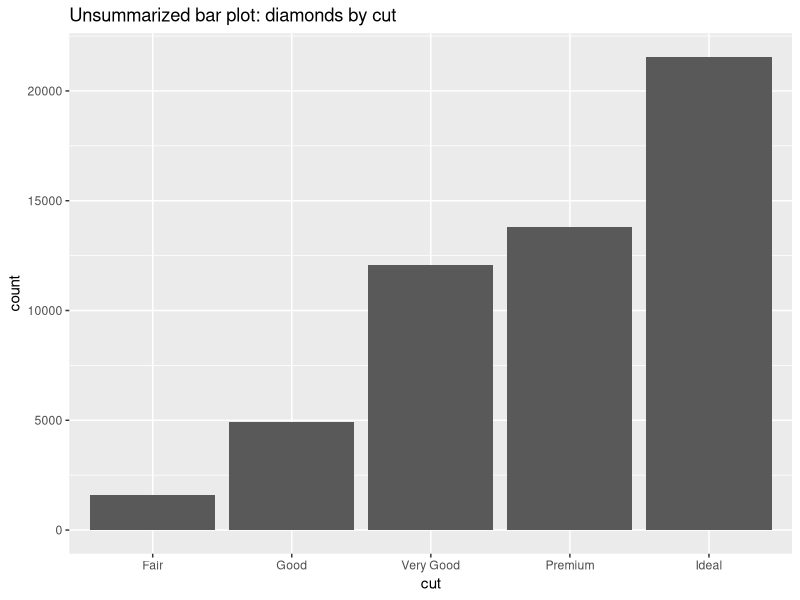
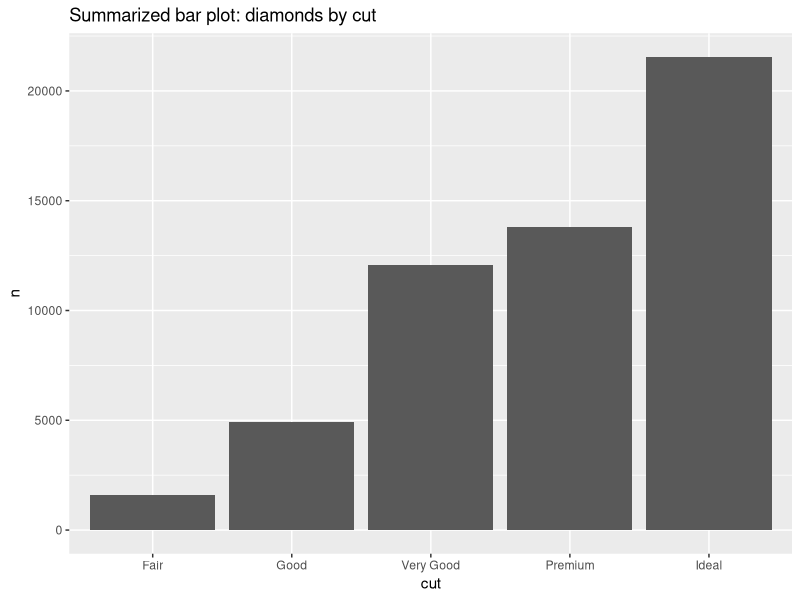
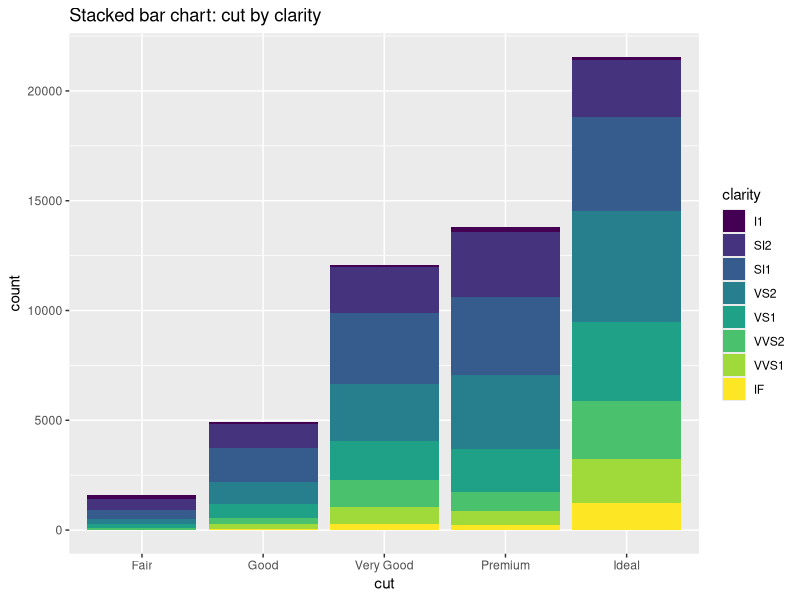
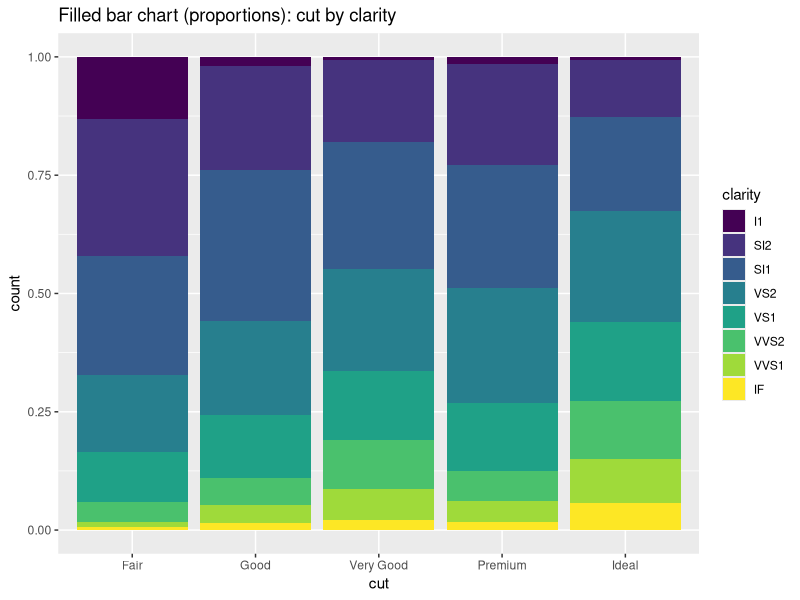
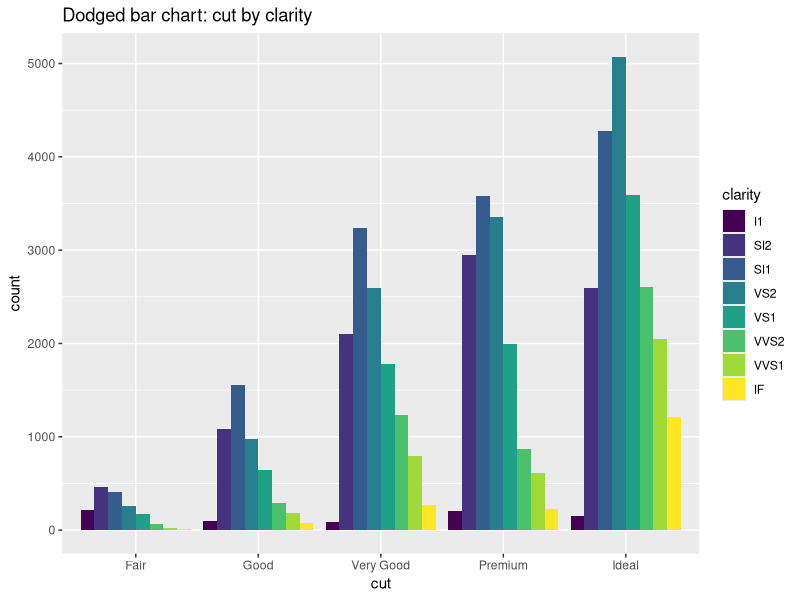
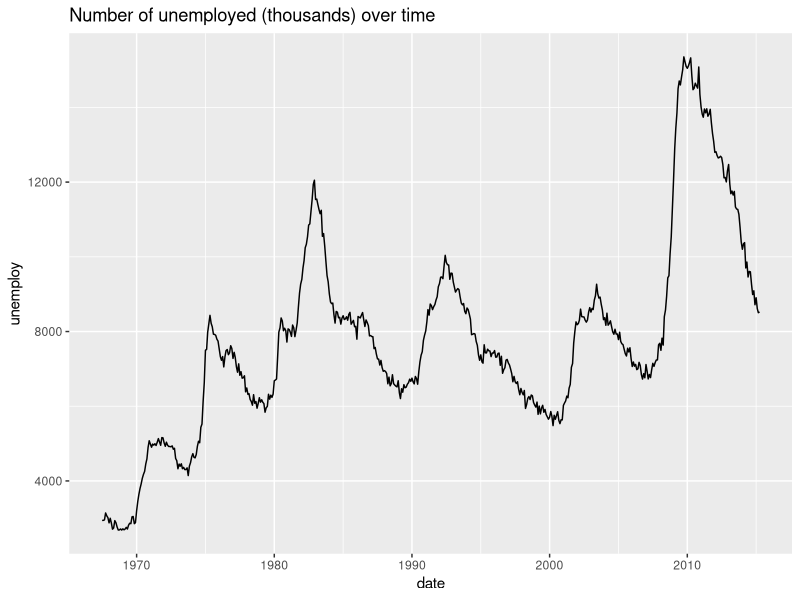
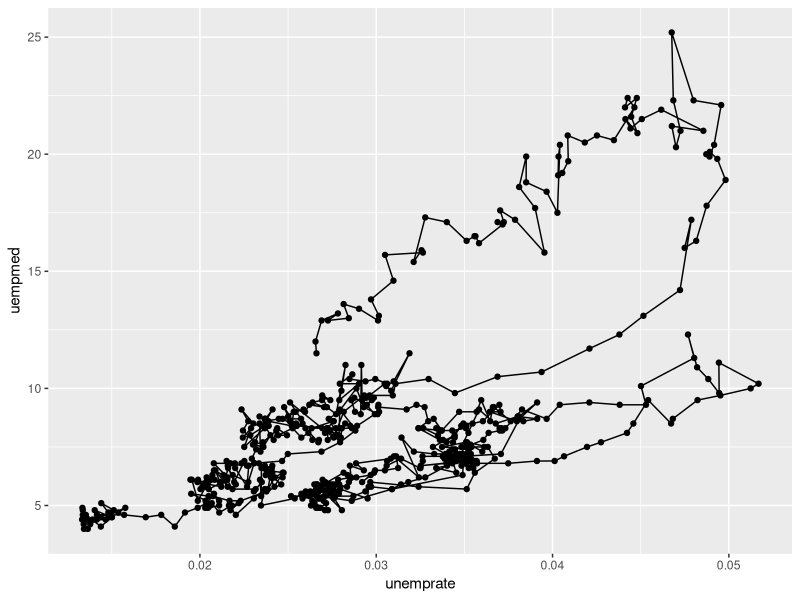
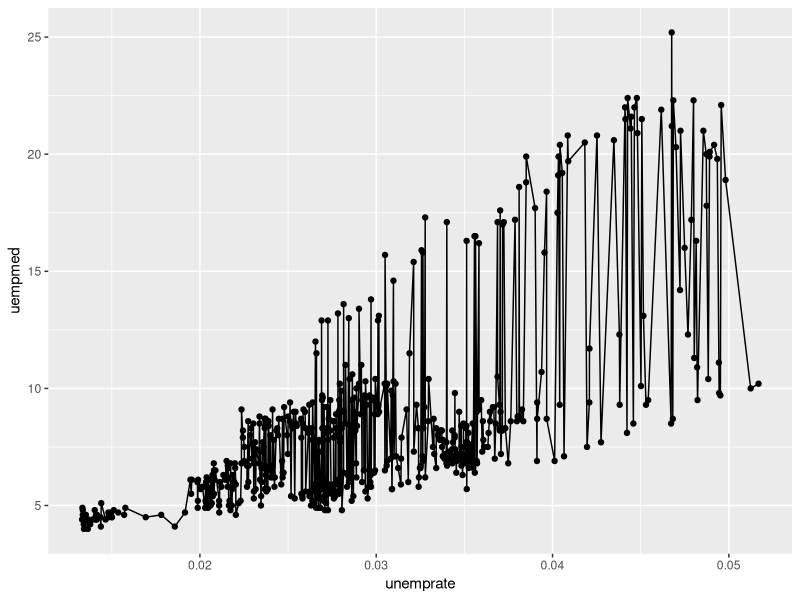

Recreate these plots in R, in order.
# ==============================================================================
# LECTURE 12: Time series, Axes, and Scales 
# Topics: Bar graphs, Time series, Axes, Output, Scales 
# ==============================================================================

library(ggplot2)
library(dplyr)
library(tibble)

# ------------------------------------------------------------------------------
# 1. BAR GRAPHS 
# Bar graphs come in two flavors. The first expects you to have unsummarized data.
# The other expects you to have summarized data.
# ------------------------------------------------------------------------------

# Unsummarized: each observation contributes one unit to the height (count) .
# Example using the diamonds dataset with cut .
ggplot(diamonds, aes(x = cut)) +
  geom_bar() +
  ggtitle("Unsummarized bar plot: diamonds by cut") 

# Summarized: expects that y contains counts, means, etc. 
diamonds_summary <- diamonds |> count(cut, name = "n") 
diamonds_summary

ggplot(diamonds_summary, aes(x = cut, y = n)) +
  geom_bar(stat = "identity") +
  ggtitle("Summarized bar plot: diamonds by cut") 

# Stacked, filled, and dodged bar charts.
ggplot(diamonds, aes(x = cut, fill = clarity)) +
  geom_bar() +
  ggtitle("Stacked bar chart: cut by clarity") 
#good or bad?

ggplot(diamonds, aes(x = cut, fill = clarity)) +
  geom_bar(position = "fill") +
  ggtitle("Filled bar chart (proportions): cut by clarity")

ggplot(diamonds, aes(x = cut, fill = clarity)) +
  geom_bar(position = "dodge") +
  ggtitle("Dodged bar chart: cut by clarity") 

# Potential pitfalls:
# - Avoid too many categories (overcrowded bars).
# - Stacked bars with many levels can be hard to interpret.


# ------------------------------------------------------------------------------
# 2. TIME SERIES: Line vs. Path 
# Line plots connects data in order of the x-axis variable (left to right).
# Path plots join them in the order that they appear in the dataset.
# ------------------------------------------------------------------------------

# Example using economics dataset.
############################################################
# DATASET: economics (US Macroeconomic Data)
# ----------------------------------------------------------
# date     : Monthly timestamp (1967 - 2015)
# pce      : Consumer spending (billions $)
# pop      : Total population (thousands)
# psavert  : Personal savings rate (%)
# uempmed  : Median weeks unemployed (duration)
# unemploy : Number of unemployed (thousands)
############################################################
economics
data(economics, package = "ggplot2")

# Basic time series plot.
ggplot(economics, aes(x = date, y = unemploy)) +
  geom_line() +
  ggtitle("Number of unemployed (thousands) over time") 

# Class discussion: Let's look at two unemployment graphs: unemployment rate (%) and median number of weeks unemployed.
# What do looking at these two variables tell us?
# We can see that by comparing these two graphs that something is different about 
# the peak in 2010 (great recession 2007-2013)

# Add unemployment rate to the economics dataset 
economics <- economics |>
  mutate(unemprate = unemploy / pop) 

# Path plot: To examine the relationship, we draw them both on the same plot
ggplot(economics, aes(x = unemprate, y = uempmed)) +
  geom_path() +
  geom_point() 

ggplot(economics, aes(x = unemprate, y = uempmed)) +
  geom_line() +
  geom_point() 

# Path vs line: A line plot connects values from smallest(x) to largest(x), not by their order in the data frame
# This creates an unwanted a sawtooth pattern
# Line graph, points connected by increasing value of x (ignores row order) 
# Path graph, points connected by their row order 

# Improving our path plot: We lose track of the start and end points in the full unemployment data due to the number of line crossings

# Coding challenge 1: 
# 1. Recreate the original path plot
# 2. Have the color of the points change with the date, and keep the lines fixed at grey

ggplot(economics, aes(x = unemprate, y = uempmed)) +
  geom_path(color = "grey50") +
  geom_point(aes(color = date)) +
  ggtitle("Contrasting unemployment rate and duration")


# ------------------------------------------------------------------------------
# 3. AXES 
# The functions xlab() and ylab() allow you to set the axis labels
# Axis limits can be set with xlim() and ylim()
# For continuous axes, NA can be used to set only one limit
# ------------------------------------------------------------------------------

# Add axis labels 
ggplot(mpg, aes(cty, hwy)) +
  geom_point(alpha = 1/3) +
  xlab("city driving (mpg)") +
  ylab("highway driving (mpg)")

# Remove the axis labels with NULL 
ggplot(mpg, aes(cty, hwy)) +
  geom_point(alpha = 0.33) +
  xlab(NULL) +
  ylab(NULL) 


# Scatter plot, jittering (randomizing) 
# x-position slightly
ggplot(mpg, aes(cty, hwy)) +
  geom_jitter(alpha = 1/3) +
  xlab("city driving (mpg)") +
  ylab("highway driving (mpg)")

ggplot(mpg, aes(drv, hwy)) +
  geom_jitter(width = 0.05)

# Set limits on categorical & continuous axes
ggplot(mpg, aes(drv, hwy)) +
  geom_jitter(width = 0.05) +
  xlim("f", "r") + #"kk"
  ylim(20, 30)

# Set limits on categorical & continuous axes 
# For continuous, use NA to set only one limit 
ggplot(mpg, aes(drv, hwy)) +
  geom_point() +
  ylim(NA, 40) + #what happens if we replace NA with 0
  ggtitle("Highway mpg vs drive, limited to max 40 mpg")

# Class discussion: What's the difference between removing data (with ylim)
# and zooming (with coord_cartesian)? 

# What will happen to our path plot with the following axis limit?
ggplot(economics, aes(x = unemprate, y = uempmed)) +
  geom_path(color = "grey50") +
  geom_point(aes(color = date)) +
  xlim(NA, 0.04) +
  ggtitle("Contrasting unemployment rate and duration") 


ggplot(economics, aes(x = unemprate, y = uempmed)) +
  geom_path(color = "grey50") +
  geom_point(aes(color = date)) +
  coord_cartesian(xlim = c(NA, 0.04)) +
  ggtitle("Contrasting unemployment rate and duration") 



# ------------------------------------------------------------------------------
# 4. OUTPUT 
# ------------------------------------------------------------------------------
#
# You can save a plot to a variable and manipulate it as an object
p <- ggplot(mpg, aes(displ, hwy, colour = class)) +
  geom_point() +
  ggtitle("Fuel efficiency by engine displacement and class")

summary(p) 
p$data 
print(p)

# Save png to disk 
ggsave("plot.png", plot = p, width = 5, height = 5) 
# You can also save your plot object with save() or saveRDS(), as with any other R object


# ------------------------------------------------------------------------------
# 5. SCALES 
# Scales control the mapping from data to aesthetics
# Formally, each scale is a function from a region in data space... 
# (scale) to a region in aesthetic space (the range of the scale).
# The axis or legend is the inverse function (guide): 
# it allows you to convert visual properties back to data
# A scale is required for every aesthetic used on the plot
# ------------------------------------------------------------------------------

# What actually happens implicitly
# ggplot(mpg, aes(x = displ, y = hwy)) + geom_point(aes(colour = class)) +
#   scale_x_continuous() + scale_y_continuous() + scale_colour_discrete() 

# If you want to override the defaults, you'll need to add the scale yourself
ggplot(mpg, aes(displ, hwy)) +
  geom_point(aes(colour = class)) +
  scale_x_continuous("Displacement (litres)") +
  scale_y_continuous("Highway miles per gallon") +
  ggtitle("Fuel efficiency by engine size and class with explicit scales") 
